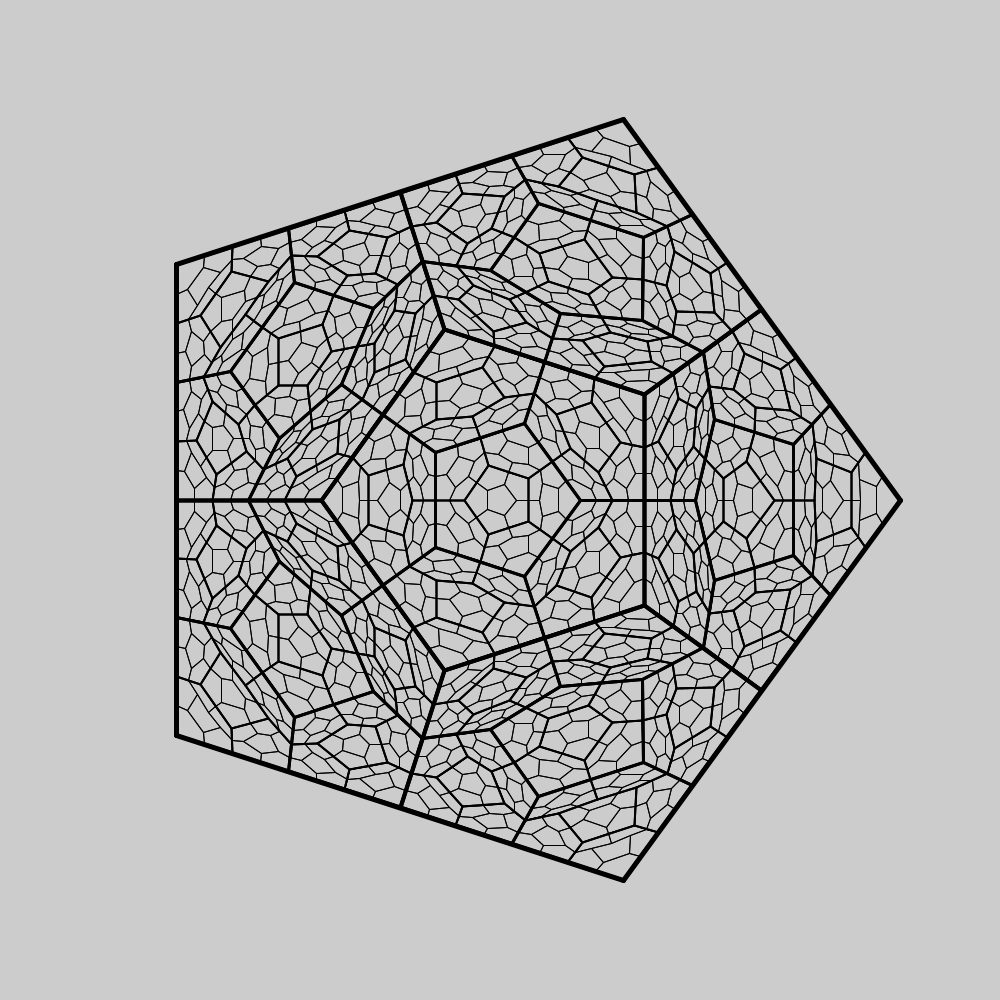
Frame 1 (no input)
Frame 60 (the mouse pressed at the canvas centre just before this capture): identical to frame 1, image omitted
Frame 120 (the mouse held since frame 60 and released just before this capture): identical to frame 1, image omitted

The Processing sketch that drew this single still picture (run headless with seeded random() and noise(); from frame 60 on, the mouse is pressed at the canvas centre):

// Processing sketch: p8_4
// ── p8_4.pde
/**
* サトクリフ5角形
*/
FractalRoot pentagon;
int _maxLevels = 5;
float _strutFactor = 0.2;

void setup() {
    size(1000, 1000);
    smooth();
    pentagon = new FractalRoot();
    pentagon.drawShape();
}
void draw() {
    
}

class PointObj {
    float x,y;
    PointObj(float ex, float why) {
        x = ex;
        y = why;
    }
}

// 5角形の根っこ
class FractalRoot {
    PointObj[] pointArr = new PointObj[5];
    Branch rootBranch;
    
    FractalRoot() {
        float centX = width / 2;
        float centY = height / 2;
        int count = 0;
        for (int i = 0; i < 360; i += 72) {
            float x = centX + cos(radians(i)) * 400;
            float y = centY + sin(radians(i)) * 400;
            pointArr[count] = new PointObj(x, y);
            count++;
        }
        rootBranch = new Branch(0, 0, pointArr);
    }
    
    void drawShape() {
        rootBranch.drawMe();
    }
}

// 5角形そのもの
class Branch {
    int level, num;
    PointObj[] outerPoints = {};
    PointObj[] midPoints = {};
    PointObj[] projPoints = {};
    Branch[] myBranches = {}; 
    
    Branch(int lev, int n, PointObj[] points) {
        level = lev;
        num = n;
        outerPoints = points;
        midPoints = calcMidPoints();//中間点を求める
        projPoints = calcStrutPoints();//中間点から垂直に伸びた先の点を求める

        if( level + 1 < _maxLevels) {
            // 子を作る
            Branch childBranch = new Branch(level + 1, 0, projPoints);
            myBranches = (Branch[])append(myBranches, childBranch);

            for (int k = 0; k < outerPoints.length; k++) {
                // ５隅の五角形も頂点を集めて作る
                int nextk = k - 1;
                if(nextk < 0) nextk += outerPoints.length;
                PointObj[] newPoints = {projPoints[k], midPoints[k], outerPoints[k], midPoints[nextk], projPoints[nextk]};
                childBranch = new Branch(level + 1, k, newPoints);
                myBranches = (Branch[])append(myBranches, childBranch);
            }
        }
    }
    
    void drawMe() {
        strokeWeight(5 - level);
        // draw outer shape
        for (int i = 0;i < outerPoints.length; i++) {
            int nexti = i + 1;
            if (nexti ==  outerPoints.length) nexti = 0;
            line(outerPoints[i].x, outerPoints[i].y, outerPoints[nexti].x, outerPoints[nexti].y);
        }
        
        strokeWeight(0.5);
        fill(255, 150);
        for (int j = 0;j < midPoints.length; j++) {
            /** 中間点を描く */
            // ellipse(midPoints[j].x, midPoints[j].y, 15, 15);
            /** 中間点から垂直に伸びた先の点を描く */
            // line(midPoints[j].x, midPoints[j].y, projPoints[j].x, projPoints[j].y);
            // ellipse(projPoints[j].x, projPoints[j].y, 15, 15);
        }

        for (int k = 0; k < myBranches.length; k++) {
            myBranches[k].drawMe();
        }
    }
    
    /**
    * それぞれの辺の中点を求める
    */
    PointObj[] calcMidPoints() {
        PointObj[] mpArray = new PointObj[outerPoints.length];
        for (int i = 0; i < outerPoints.length; i++) {
            int nexti = i + 1;
            if (nexti ==  outerPoints.length) nexti = 0;
            PointObj thisMP = calcMidPoint(outerPoints[i], outerPoints[nexti]);
            mpArray[i] = thisMP;
        }
        return mpArray;
    }
    
    /**
    * CalcMidPointsの単体版
    */
    PointObj calcMidPoint(PointObj end1, PointObj end2) {
        float mx, my;
        if (end1.x > end2.x) {
            mx = end2.x + (end1.x - end2.x) / 2;
        } else {
            mx = end1.x + (end2.x - end1.x) / 2;
        }
        if (end1.y > end2.y) {
            my = end2.y + (end1.y - end2.y) / 2;
        } else {
            my = end1.y + (end2.y - end1.y) / 2;
        }
        return new PointObj(mx, my);
    }
    
    
    PointObj[] calcStrutPoints() {
        PointObj[] strutArray = new PointObj[midPoints.length];// 中点の数だけある
        for (int i = 0; i < midPoints.length; i++) {
            int nexti = i + 3;// 5角形の対角線先の頂点を指す
            if (nexti >=  midPoints.length) nexti -= midPoints.length;
            PointObj thisSP = calcStrutPoint(midPoints[i], outerPoints[nexti]);
            strutArray[i] = thisSP;
        }
        return strutArray;
    }
    
    /**
    * 中点から垂直に伸びた先の点を求める
    */
    PointObj calcStrutPoint(PointObj mp, PointObj op) {

        float px, py;
        float adj, opp; // 三角法の計算
        if (op.x > mp.x) {
            opp = op.x - mp.x;
        } else {
            opp = mp.x - op.x;
        }
        if (op.y > mp.y) {
            adj = op.y - mp.y;
        } else {
            adj = mp.y - op.y;
        }
        
        if (op.x > mp.x) { //斜辺に沿って伸ばす
            px = mp.x + (opp * _strutFactor);
        } else {
            px = mp.x - (opp * _strutFactor);
        }
        
        if (op.y > mp.y) { //斜辺に沿って伸ばす
            py = mp.y + (adj * _strutFactor);
        } else {
            py = mp.y - (adj * _strutFactor);
        }
        // 長さの1/5の位置にする
        return new PointObj(px, py);
    }
}
